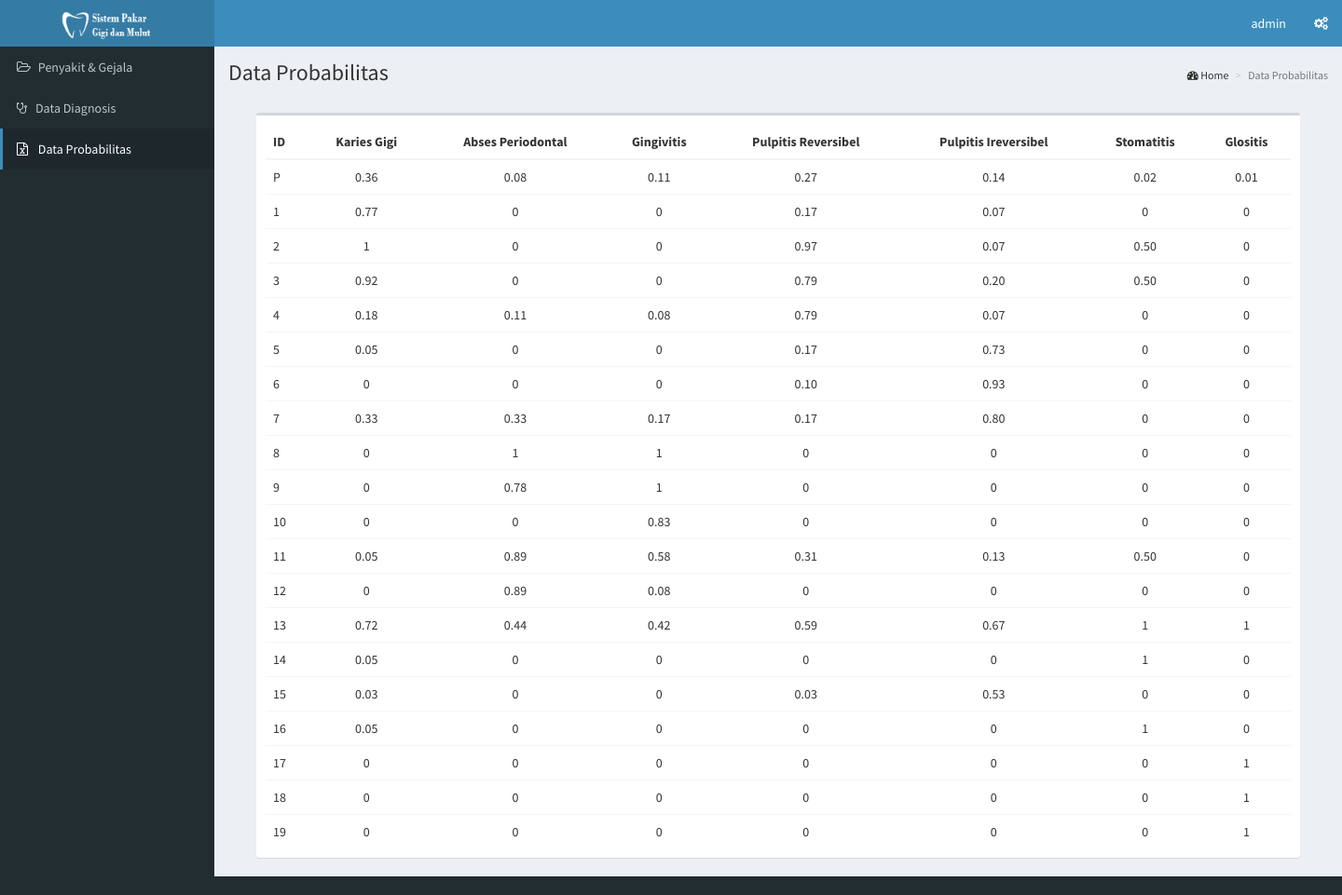
/admin/home.php?c=prob&m=index (signed in), run on the app's committed database.
### tables this page shows
CREATE TABLE IF NOT EXISTS `penyakit` (
  `id_penyakit` int(11) NOT NULL AUTO_INCREMENT,
  `nama` varchar(50) NOT NULL,
  `keterangan` longtext NOT NULL,
  `gambar` text NOT NULL,
  PRIMARY KEY (`id_penyakit`)
);

### helper/database.php (called while the page is built, shortened)
<?php
class Database {
    private static $_host = '127.0.0.1';
    private static $_user = 'root';
    private static $_pass = '';
    private static $_db;
    public static function init() {
        if (!self::$_db) {
            self::$_db = new mysqli(self::$_host, self::$_user, self::$_pass);
        }
    }
    public static function query($q) {
        return self::$_db->query($q);
    }
    public static function getSingle($q) {
        return @self::get($q)[0];
    }
    public static function get($q) {
        $t = self::query($q);
        $r = array();
        while ($v = $t->fetch_object()) {
            $r[] = $v;
        }
        return $r;
    }
}

### controllers/prob.php (called while the page is built, shortened)
<?php
class Prob extends BaseController {
    public static function index() {
        $data_penyakit = Database::get("SELECT * FROM penyakit");
        return array('prob/index', compact('data_penyakit', 'data_gejala'));
    }
}

### views/prob/index.php (the view, shortened to what this page needs)
<?php ob_start();
	$jumlah_penyakit_db = Database::getSingle("SELECT COUNT(id_penyakit) as jumlah_penyakit FROM penyakit");
	$jumlah_penyakit = $jumlah_penyakit_db->jumlah_penyakit;
	$jumlah_gejala_db = Database::getSingle("SELECT COUNT(id_gejala) as jumlah_gejala FROM gejala");
	$jumlah_gejala = $jumlah_gejala_db->jumlah_gejala;
	$prob_gejala = array();
	for($j=1; $j<=$jumlah_gejala; $j++){
		for($i=1; $i<=$jumlah_penyakit; $i++){
			$jumlah_gejala_penyakit_db = Database::getSingle("SELECT COUNT(grup_gejala.id_gejala) as jumlah_gejala
										FROM gejala NATURAL JOIN basis_pengetahuan NATURAL JOIN grup_gejala
										WHERE id_gejala = '$j' AND id_penyakit= '$i'");
			$jumlah_gejala_penyakit = $jumlah_gejala_penyakit_db->jumlah_gejala;
			$jumlah_penyakit_bp_db = Database::getSingle("SELECT COUNT(id_bp) as jumlah_bp FROM basis_pengetahuan WHERE id_penyakit = '$i'");
			$jumlah_penyakit_bp = $jumlah_penyakit_bp_db->jumlah_bp;
			if($jumlah_penyakit_bp > 0){
				$prob_gejala[$j][$i]= $jumlah_gejala_penyakit / $jumlah_penyakit_bp;
			} else {
				$prob_gejala[$j][$i]= 0;
			}
			if($prob_gejala[$j][$i]>0 && $prob_gejala[$j][$i]<1){
				$prob_gejala[$j][$i] = number_format($prob_gejala[$j][$i],2);
			}
		}
	}
	$prob_penyakit = array();
	$jumlah_data_bp_db = Database::getSingle("SELECT COUNT(id_bp) as jumlah FROM basis_pengetahuan");
	$jumlah_data_bp = $jumlah_data_bp_db->jumlah;
	for($i=1; $i<=$jumlah_penyakit; $i++){
		$jumlah_kemunculan_penyakit_db = Database::getSingle("SELECT COUNT(id_bp) as jumlah
										FROM basis_pengetahuan
										WHERE id_penyakit= '$i'");
		$jumlah_kemunculan_penyakit = $jumlah_kemunculan_penyakit_db->jumlah;
		$prob_penyakit[$i] = $jumlah_kemunculan_penyakit / $jumlah_data_bp;
		if($prob_penyakit[$i]>0 && $prob_penyakit[$i]<1){
			$prob_penyakit[$i] = number_format($prob_penyakit[$i],2);
		}
	}
?>
<section class="content-header">
    <h1>
        Data Probabilitas
    </h1>
	<ol class="breadcrumb">
        <li><i class="fa fa-dashboard"></i> Home</a></li>
        <li class="active">Data Probabilitas</li>
    </ol>
</section>
<section class="content">
	<div class="col-sm-12">
        <div class="box">
            <div class="box-body">
				<table  class="table table-hover">
					<thead>
                    <tr>
						<th>ID</th>
						<?php foreach($data_penyakit as $v) { ?>
                        <th class="text-center"><?php echo $v->nama ?></th>
						<?php } ?>
                    </tr>
					</thead>
					<tr>
						<td>P</td>
					<?php for($i=1 ; $i<=$jumlah_penyakit; $i++) { ?>
						<td class="text-center"><?php echo $prob_penyakit[$i] ?></td>
					<?php } ?>
                    <?php for($j=1; $j<=$jumlah_gejala; $j++){
						echo "<tr>";
							echo "<td>" . $j . "</td>";
							 for($i=1; $i<=$jumlah_penyakit; $i++){
								echo "<td class=\"text-center\">" . $prob_gejala[$j][$i] . "</td>";
							 }
						echo "</tr>";
					} ?>
                </table>
            </div>
        </div>
    </div>
	<div style="height:790px"></div>
</div>

### data on the page
penyakit: nama "Karies Gigi"
penyakit: nama "Abses Periodontal"
penyakit: nama "Gingivitis"
penyakit: nama "Pulpitis Reversibel"
penyakit: nama "Pulpitis Ireversibel"
penyakit: nama "Stomatitis"
penyakit: nama "Glositis"

### other printed values
$_SESSION['admin']->username "admin"
$prob_penyakit[$i] "0.36"
$prob_penyakit[$i] "0.08"
$prob_penyakit[$i] "0.11"
$prob_penyakit[$i] "0.27"
$prob_penyakit[$i] "0.14"
$prob_penyakit[$i] "0.02"
$prob_penyakit[$i] "0.01"
$prob_gejala[$j][$i] "0.77"
$prob_gejala[$j][$i] "0"
$prob_gejala[$j][$i] "0.17"
$prob_gejala[$j][$i] "0.07"
$prob_gejala[$j][$i] "1"
$prob_gejala[$j][$i] "0.97"
$prob_gejala[$j][$i] "0.50"
